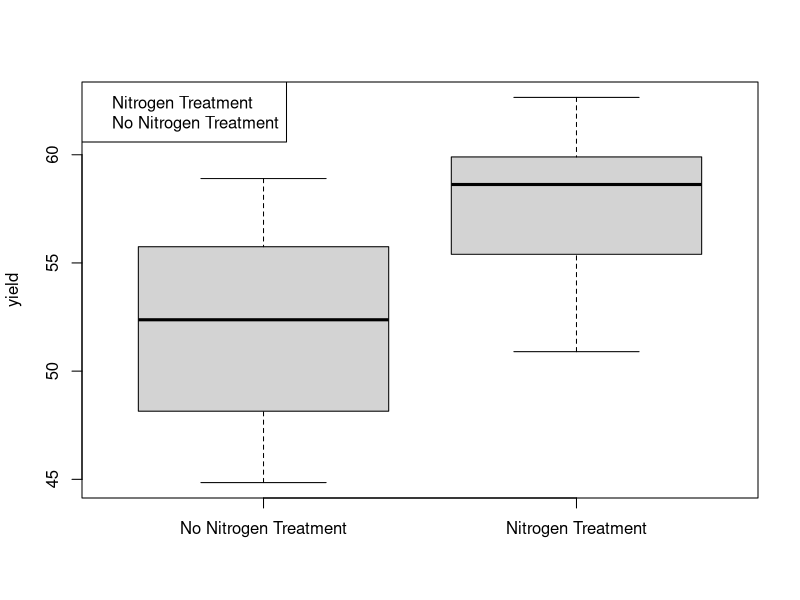
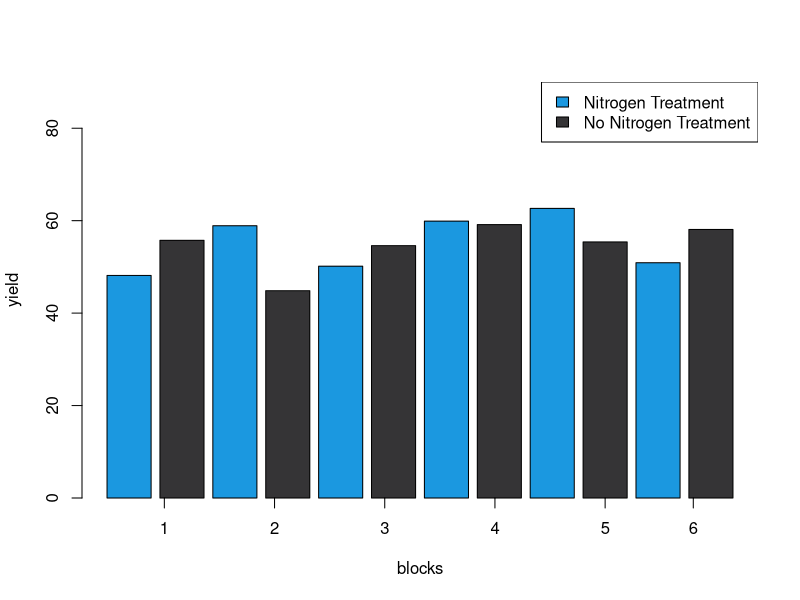

These figures' R source, in order:
# Load the MASS package and view the npk dataset
library(MASS)
data(npk)
npk
######----- A -------#####
# Create a data frame to store the randomized treatments
treatments <- data.frame(yield = numeric(24), block = rep(1:6, each = 4),
                         N = numeric(24), P = numeric(24), K = numeric(24))

# Randomly assign treatments to the plots

for(i in 1:6){
  ind <- which(treatments$block == i)
  treatments[ind, c("N", "P", "K")] <- t(replicate(2, sample(c(0, 1), 3,replace = TRUE)))
}

# View the randomized treatments
head(treatments)


######----- B -------#####

# Subset the data to only include nitrogen treatment
npk_nitrogen  <- npk[npk$N == 1,]

# Calculate the average yield per block for nitrogen treatment
nitrogen_avg_yield  <- aggregate(yield ~ block, data = npk_nitrogen, FUN = mean)

# Subset the data to only include plots without nitrogen treatment
npk_no_nitrogen  <- npk[npk$N == 0,]

# Calculate the average yield per block for plots without nitrogen treatment
no_nitrogen_avg_yield  <- aggregate(yield ~ block, data = npk_no_nitrogen, FUN = mean)



# Make a boxplot comparing the average yield per block for nitrogen and no nitrogen treatments
boxplot(no_nitrogen_avg_yield$yield, nitrogen_avg_yield$yield, 
        names = c("No Nitrogen Treatment", "Nitrogen Treatment"), ylab = "yield")



legend("topleft", legend = c("Nitrogen Treatment", "No Nitrogen Treatment"))

ddf = structure(list(no_nitrogen_avg_yield$yield,nitrogen_avg_yield$yield),
                .Names = c("No Nitrogen Treatment", "Nitrogen Treatment"), class = "data.frame")

barplot(c(no_nitrogen_avg_yield$yield,nitrogen_avg_yield$yield),                                         # Create grouped barchart
        col = c("#1b98e0", "#353436"),beside = TRUE, xlab="blocks",ylab = "yield",
        ylim=c(0,90))
axis(side = 1, at = 1.5, labels =( "1"))
axis(side = 1, at = 4, labels =( "2"))
axis(side = 1, at = 6.5, labels =( "3"))
axis(side = 1, at = 9, labels =( "4"))
axis(side = 1, at = 11.5, labels =( "5"))
axis(side = 1, at = 13.5, labels =( "6"))
legend("topright",                                    # Add legend to barplot
       legend = c("Nitrogen Treatment", "No Nitrogen Treatment"),
       fill = c("#1b98e0", "#353436"))
